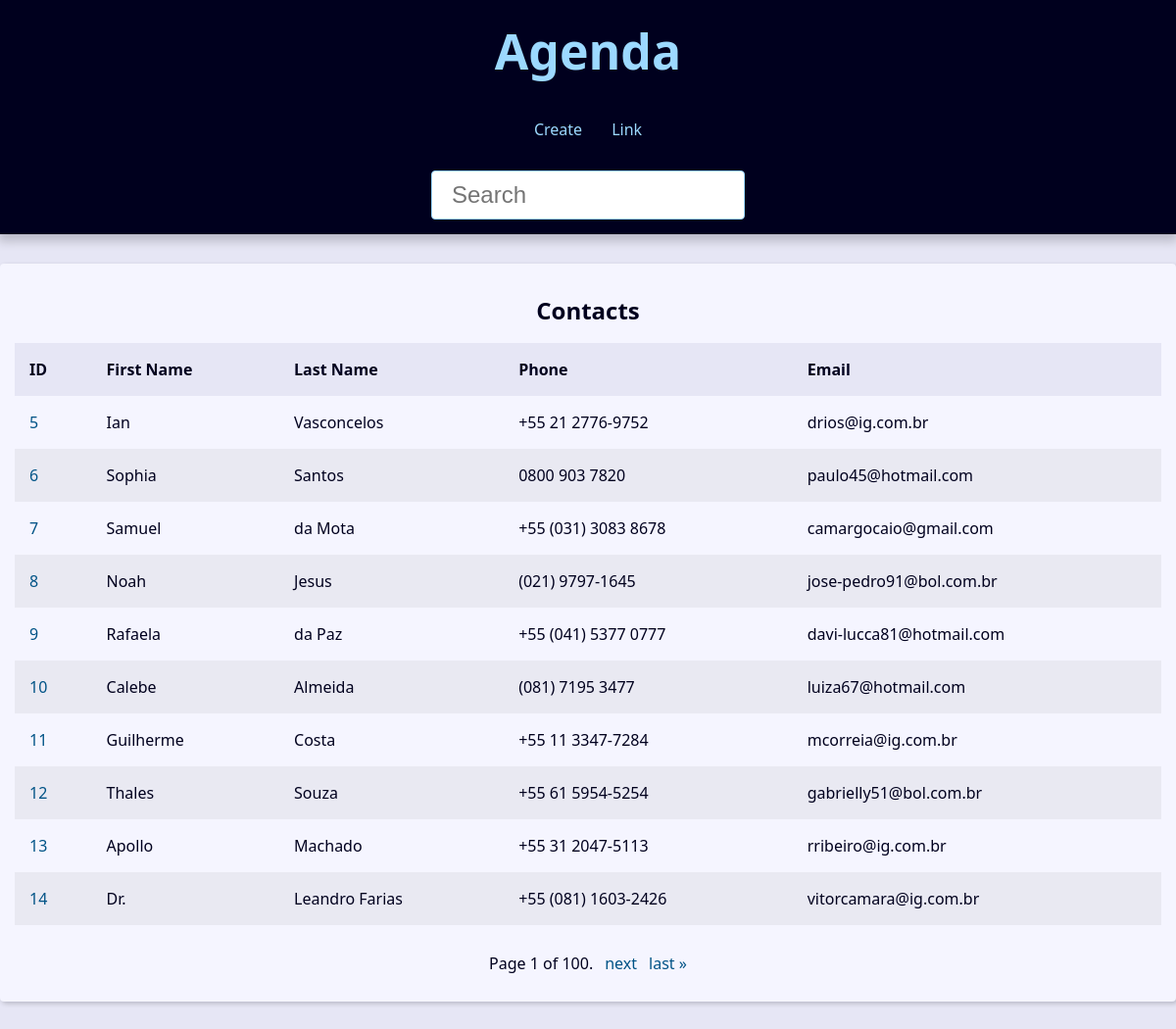
/, run on an earlier commit of the app's database.
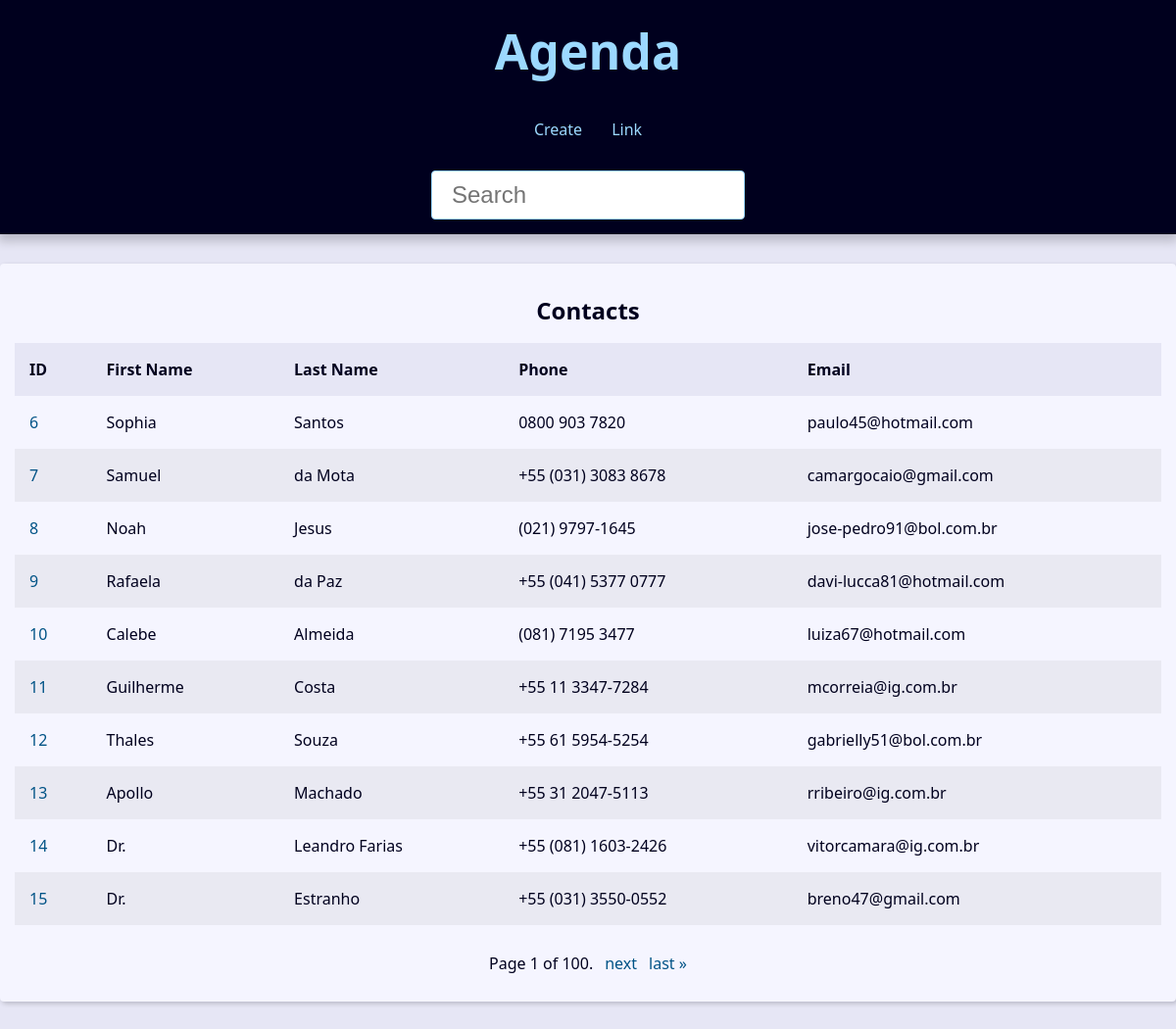
And on a later commit of the database.
### contact/models.py (models this page shows, shortened)
class Contact(models.Model):
    first_name = models.CharField(max_length=50)
    last_name = models.CharField(max_length=50, blank=True)
    phone = models.CharField(max_length=50)
    email = models.EmailField(max_length=254, blank=True)
    created_date = models.DateTimeField(default=timezone.now)
    description = models.TextField(blank=True)
    show = models.BooleanField(default=True)
    picture = models.ImageField(blank=True, upload_to='pictures/%Y/%m/')
    category = models.ForeignKey(Category, on_delete=models.SET_NULL, blank=True,null=True)
    owner = models.ForeignKey(User, on_delete=models.SET_NULL, blank=True,null=True)

### contact/views/contact_views.py (the view)
# urls.py: path('', views.index, name="index"),
def index(request):
    contact = Contact.objects.filter(show=True).order_by('id')
    paginator = Paginator(contact, 10)
    page_number = request.GET.get("page")
    page_obj = paginator.get_page(page_number)
    context = {
        'page_obj': page_obj,
        'site_title': 'Contatos - '
    }
    return render(
        request,
        'contact/index.html',
        context,
        )

### contact/templates/contact/index.html (shortened to what this page needs)
{% extends "global/base.html" %}
{% block content %}
{% if page_obj %}
    <div class='responsive-table'>
        <table class='contacts-table'>
            <caption class="table-caption">Contacts</caption>
            <theade>
                <tr class="table-row table-row-header">
                    <th class="table-header">ID</th>
                    <th class="table-header">First Name</th>
                    <th class="table-header">Last Name</th>
                    <th class="table-header">Phone</th>
                    <th class="table-header">Email</th>
                </tr>
            <tbody>
                {% for contact in page_obj %}
                <tr class="table-row">
                    <td class="table-cel">
                        <a class="table-link"
                        href="{% url "contact:contact" contact.id %}">
                            {{contact.id}}
                        </a>
                    </td>
                    <td class="table-cel">
                        {{contact.first_name}}
                    </td>
                    <td class="table-cel">
                        {{contact.last_name}}
                    </td>
                    <td class="table-cel">
                        {{contact.phone}}
                    </td>
                    <td class="table-cel">
                        {{contact.email}}
                    </td>
                </tr>
                {% endfor %}
            </tbody>
        </table>
    </div>
{% else %}
    <div class="single-contact">
        <h1 class="single-contact-name">
            Nenhum contato foi encontrado.
        </h1>
    </div>
{% endif %}
{% endblock content%}

### base_templates/global/base.html
<!DOCTYPE html>
<html lang="en">
  <head>
    {% include "global/partials/_head.html" %}
  </head>
  <body>
    {% include "global/partials/_header.html" %}
    <main class="content">
      {% block content %}{% endblock content %}
      {% include "global/partials/_pagination.html" %}
    </main>
  </body>
</html>

### base_templates/global/partials/_head.html (shortened to what this page needs)
{% load static %}
<link rel="stylesheet" href="{% static 'global/css/style.css' %}" />

### base_templates/global/partials/_header.html
<header class="header">
    <h1 class="header-heading">
      <a href="{% url "contact:index" %}" class="header-link"> Agenda </a>
    </h1>
    <nav class="menu">
      <ul class="menu-list">
        <li class="menu-item">
          <a href="{% url 'contact:create' %}" class="menu-link">
            Create
          </a>
        </li>
        <li class="menu-item">
          <a href="" class="menu-link">
            Link
          </a>
        </li>
      </ul>
    </nav>
    <div class="search">
      <form
      action="{% url 'contact:search' %}"
      method="GET"
    >
      <input
        type="search"
        class="search-input"
        placeholder="Search"
        id="search"
        name="q"
        value='{{search_value}}'
      >
    </form>
    </div>
</header>

### base_templates/global/partials/_pagination.html (shortened to what this page needs)
{% if page_obj %}
    <div class="pagination">
    <span class="step-links">
        <span class="current">
        Page {{ page_obj.number }} of {{ page_obj.paginator.num_pages }}.
        </span>
        {% if page_obj.has_next %}
        <a href="?page={{ page_obj.next_page_number }}&q={{ request.GET.q.strip }}">next</a>
        <a href="?page={{ page_obj.paginator.num_pages }}&q={{ request.GET.q.strip }}">last &raquo;</a>
        {% endif %}
    </span>
    </div>
{% endif %}

### base_static/global/css/style.css (style rules this page uses)
:root { --spacing: 1.5rem; --link-dark-color: rgb(0, 83, 134); --link-light-color: rgb(156, 217, 255); --clr-white: rgb(245, 245, 255); --clr-black: rgb(0, 0, 30); --clr-light-gray: rgb(230, 230, 245); --clr-dark-shadow-5: rgba(0, 0, 10, 5%); --clr-dark-shadow-10: rgba(0, 0, 10, 10%); --clr-dark-shadow-20: rgba(0, 0, 10, 20%); --clr-light-shadow-5: rgba(200, 200, 255, 5%); --clr-light-shadow-10: rgba(200, 200, 255, 10%); --clr-light-shadow-20: rgba(200, 200, 255, 20%); --main-page-width: 120rem; --table-min-width: 60rem; --biggest-font-size: 5rem; --bigger-font-size: 4rem; --big-font-size: 3.2rem; --medium-font-size: 2.4rem; --small-font-size: 1.6rem; --smaller-font-size: 1.4rem; --smallest-font-size: 1.2rem; --transition-fast: 300ms; --transition-medium: 600ms; --transition-slow: 1s; --default-border-radius: 4px; }
*, *::before, *::after { margin: 0; padding: 0; box-sizing: border-box; }
html { font-size: 62.5%; }
body { font-family: system-ui, -apple-system, BlinkMacSystemFont, "Segoe UI", Roboto, Oxygen, Ubuntu, Cantarell, "Open Sans", "Helvetica Neue", sans-serif; line-height: 1.5; font-size: var(--small-font-size); color: var(--clr-black); -webkit-font-smoothing: antialiased; background: var(--clr-light-gray); }
.header { background: var(--clr-black); padding: var(--spacing); box-shadow: 0 5px 10px 2px var(--clr-dark-shadow-20); z-index: 1; position: relative; }
.header-heading { font-size: var(--biggest-font-size); text-align: center; }
.header-link { color: var(--link-light-color); text-decoration: none; transition: filter var(--transition-fast) ease-in-out; }
.menu { margin: var(--spacing); }
.menu-list { list-style: none; display: flex; justify-content: center; flex-flow: row wrap; }
.menu-link { display: block; padding: var(--spacing); color: var(--link-light-color); text-decoration: none; transition: background-color var(--transition-fast) ease-in-out; border-radius: var(--default-border-radius); }
.content { max-width: var(--main-page-width); margin: calc(var(--spacing) * 2) auto; padding: var(--spacing); background: var(--clr-white); box-shadow: 2px 2px 5px var(--clr-dark-shadow-20); border-radius: var(--default-border-radius); }
.responsive-table { width: 100%; overflow-x: auto; }
.contacts-table { width: 100%; min-width: var(--table-min-width); border-collapse: collapse; }
.table-caption { font-size: var(--medium-font-size); font-weight: bold; padding: var(--spacing); }
.table-row { text-align: left; text-overflow: ellipsis; transition: background-color var(--transition-fast) ease-in-out; }
.table-row:nth-of-type(2n) { background: var(--clr-dark-shadow-5); }
.table-row-header { background: var(--clr-light-gray); color: var(--clr-black); }
.table-cel, .table-header { padding: var(--spacing); }
.table-link { color: var(--link-dark-color); transition: color var(--transition-fast) ease-in-out; text-decoration: none; }
.pagination { margin-top: var(--spacing); display: flex; justify-content: center; padding: calc(var(--spacing) * 0.8); font-size: var(--small-font-size); }
.pagination .step-links { display: flex; gap: calc(var(--spacing) * 0.8); }
.pagination .step-links a { color: var(--link-dark-color); transition: color var(--transition-fast) ease-in-out; text-decoration: none; display: block; }
.search { display: flex; justify-content: center; }
.search-input { font-size: var(--medium-font-size); padding: 1rem 2rem; width: 100%; max-width: 32rem; border-radius: var(--default-border-radius); border: 1px solid var(--link-light-color); }

What changed in the data, as far as the page shows it:
removed Contact: id "5", first_name "Ian", last_name "Vasconcelos", phone "+55 21 2776-9752", email "drios@ig.com.br"
now on this page (row unchanged): Contact: id "15", first_name "Dr.", last_name "Estranho", phone "+55 (031) 3550-0552", email "breno47@gmail.com"
